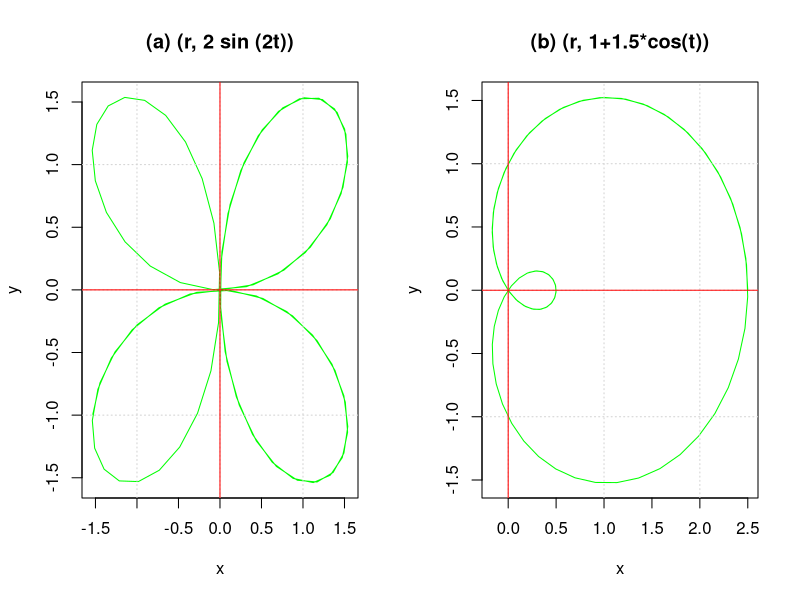
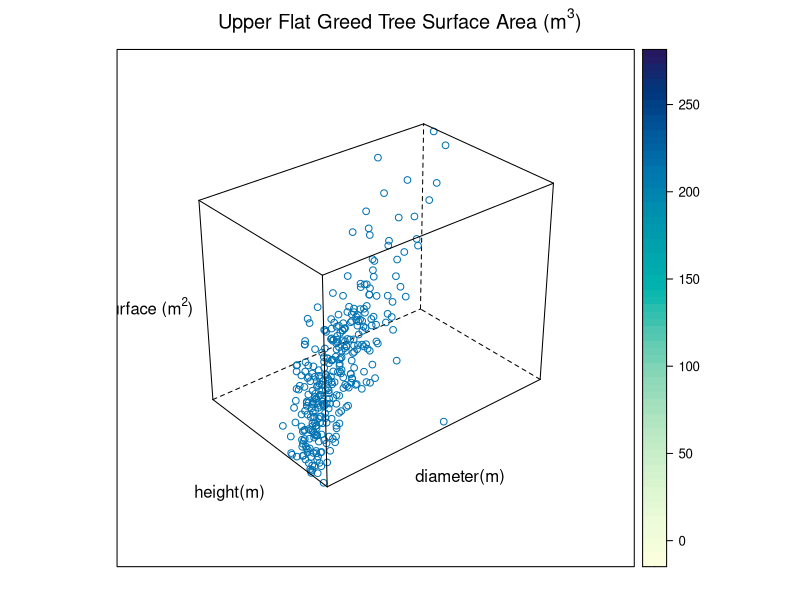

Write the R code that produced these figures, in order.
#PROBLEM 1

#In this problem, you will create two data frames and merge them. 
#The two data frames are defined as follows. 
#The first one contains two columns: d1.Kids and d1.States. 
#The second data frame contains also two columns: d2.Ages and d2.Kids. 
#The d1.Kids may not appearin d2.Kids, and vice versa. 
#You need to write a function to merge them without using merge().


my.merge <- function(d1,d2) {
    kids<-union(d1$kids,d2$kids)
    names<-union(names(d1), names(d2))
    
    df <- data.frame(matrix(NA, length(kids), length(names),
                           dimnames=list(c(),names)),
                           stringsAsFactors=F)
    df$kids<-kids
    
    df[match(d1$kids,df$kids),2]<-d1$states
    df[match(d2$kids,df$kids),3]<-d2$ages
    df
}

# construct d1 as a data frame using d1.Kids and d1.States
d1.Kids <-c("Jack", "Jill", "Jillian", "John", "James") 
d1.States <-c("CA", "MA", "DE", "Hi", "PA")
d1<-data.frame(kids=d1.Kids,states=d1.States,stringsAsFactors=F)
d1

# construct d2 as a data frame using d2.Ages and d2.Kids
d2.Ages<-c(10, 7,12, 30) 
d2.Kids<-c("Jill", "Jillian", "Jack", "Mary")
d2<-data.frame(ages=d2.Ages, kids=d2.Kids,stringsAsFactors=F)
d2

my.merge(d1,d2)

#PROBLEM 2

#Suppose that (x(t), y(t)) has polar coordinates 
#(a) (r, 2 sin (2t)), 
#(b) (r, 1+1.5*cos(t)), 
#respectively, for t in 0 to 10, 
#Plot the two graphs side-by-side. 
#Your plot should look like the following. 
#You need to draw the vertical/horizontal lines and the equations on top of the graphics.


t <- seq(0,10, len=100)  # the parametric index
par(mfrow=c(1,2))
x=2*sin(2*t)*cos(t)
y=2*sin(2*t)*sin(t)
plot(x,y,
     type='l',
     main='(a) (r, 2 sin (2t))',
     col="green")
abline(h = -2:2, v = -2:2, col = "lightgray", lty = 3)
abline(h = 0, v = 0, col = "red")

x=(1+1.5*cos(t))*cos(t)
y=(1+1.5*cos(t))*sin(t)
plot(x,y,
     type='l',
     main='(b) (r, 1+1.5*cos(t))',
     col="green")
abline(h = -2:2, v = -2:2, col = "lightgray", lty = 3)
abline(h = 0, v = 0, col = "red")

#PROBLEM 3

ufc <- read.csv("ufc.csv")
head(ufc)

diameter.m<-2*ufc$dbh.cm/100
height.m<-ufc$height.m
surface<- pi*diameter.m*height.m

ufc.plots<-data.frame(diameter.m, height.m, surface)
head(ufc.plots)

library(lattice)

# 3d scatterplot 
cloud(surface~diameter.m*height.m, 
      main= expression(paste("Upper Flat Greed Tree Surface Area (", m^3, ")", sep = "")), 
      aspect = c(2/3, 0.8),
      xlab = "diameter(m)", 
      ylab = "height(m)",
      zlab =  expression(paste("surface (", m^2, ")", sep = "")),
      scales = list(col = "transparent"),
      pch = 1,
      drape = TRUE,
      colorkey = TRUE,
      data = ufc.plots)

          
          
       